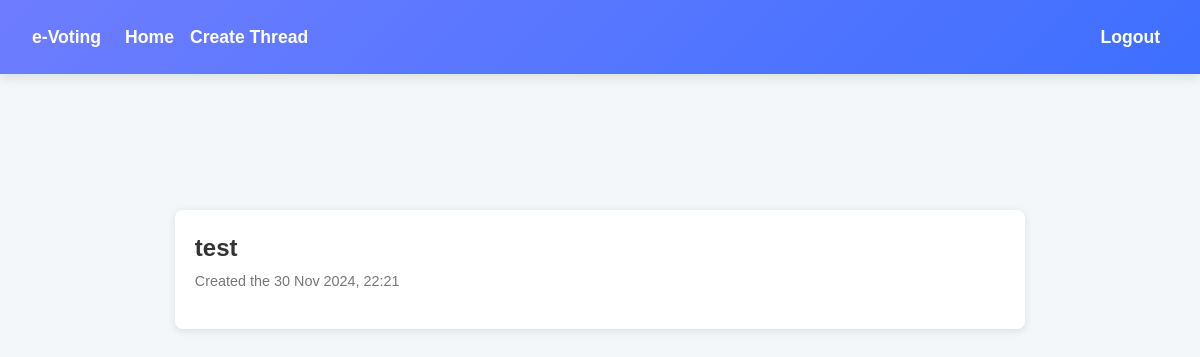
The page / (signed in) on the database as committed earlier.
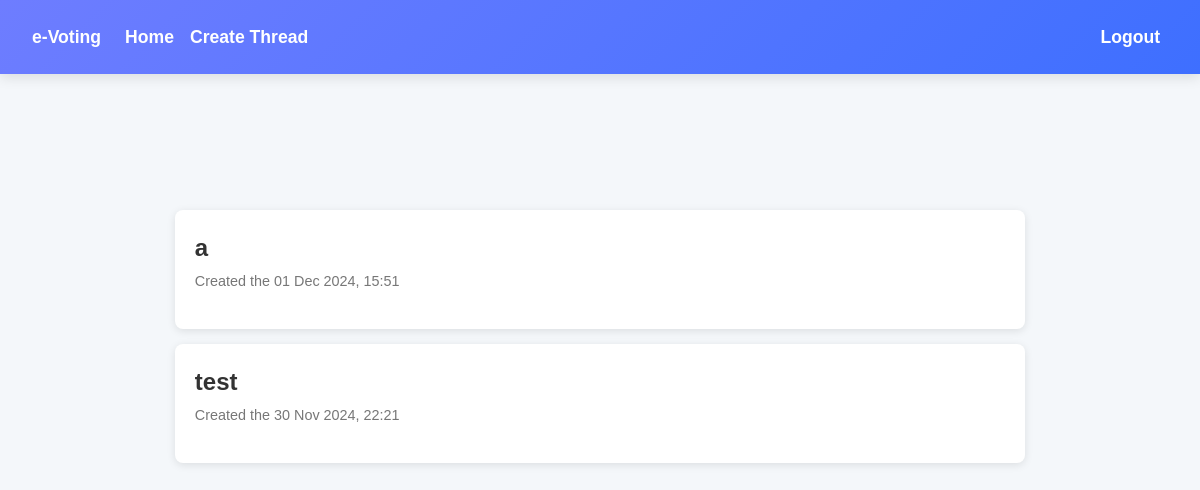
The same page on the database as committed later.
### forum/models.py (models this page shows, shortened)
class Thread(models.Model):
    title = models.CharField(max_length=200)
    body = models.TextField()
    author = models.ForeignKey(User, on_delete=models.CASCADE)
    created_at = models.DateTimeField(auto_now_add=True)
    updated_at = models.DateTimeField(auto_now=True)

### forum/views.py (the view)
# urls.py: path('', views.thread_list, name='thread_list'),
@login_required
def thread_list(request):
    threads = Thread.objects.all().order_by('-created_at')
    return render(request, 'forum/thread_list.html', {'threads': threads})

### templates/forum/thread_list.html (shortened to what this page needs)
{% extends 'base.html' %}
{% block content %}
<!DOCTYPE html>
<html lang="es">
<head>
</head>
<body>
    <div class="container">
        <ul class="thread-list">
            {% for thread in threads %}
                <li class="thread-item">
                    <a href="{% url 'thread_detail' thread.id %}" class="thread-title">{{ thread.title }}</a>
                    <p class="thread-meta">Created the {{ thread.created_at|date:"d M Y, H:i" }}</p>
                </li>
            {% empty %}
                <li class="no-threads">There isn't any threads.</li>
            {% endfor %}
        </ul>
    </div>
</body>
</html>
{% endblock %}

### templates/base.html (shortened to what this page needs)
{% load static %}
<!DOCTYPE html>
<html lang="en">
<head>
    <link href="https://cdn.jsdelivr.net/npm/bootstrap@5.3.0-alpha1/dist/css/bootstrap.min.css" rel="stylesheet">
</head>
<body>
    <nav class="navbar navbar-expand-lg navbar-dark fixed-top">
        <a class="navbar-brand" href="{% url 'thread_list' %}">
           e-Voting
        </a>
        <div class="collapse navbar-collapse" id="navbarNav">
            <ul class="navbar-nav ml-auto">
                <li class="nav-item active">
                    <a class="nav-link" href="{% url 'thread_list' %}">Home</a>
                </li>
                <li class="nav-item">
                    <a class="nav-link" href="{% url 'create_thread' %}">Create Thread</a>
                </li>
                  </ul>
                <ul class="navbar-nav ms-auto">
                {% if user.is_authenticated %}
                    <li class="nav-item">
                        <a class="nav-link" href="{% url 'logout' %}">Logout</a>
                    </li>
                {% endif %}
            </ul>
        </div>
    </nav>
    <div class="container">
        {% block content %}{% endblock %}
    </div>
</body>
</html>

### templates/base.html (style rules this page uses)
body { font-family: 'Poppins', sans-serif; background-color: #f4f7fb; margin: 0; padding: 0; }
.navbar { background: linear-gradient(135deg, #6e7dff, #3e6fff); padding: 1rem 2rem; box-shadow: 0 4px 12px rgba(0, 0, 0, 0.1); }
.navbar-brand, .nav-link { color: #fff !important; font-weight: 600; font-size: 1.1rem; }
.navbar.fixed-top { position: sticky; top: 0; z-index: 1030; }
.container { padding: 3rem 2rem; }

### templates/forum/thread_list.html (style rules this page uses)
body { font-family: 'Arial', sans-serif; background-color: #f4f7fa; margin: 0; padding: 0; }
.container { width: 90%; max-width: 1200px; margin: 20px auto; }
a { color: #007bff; text-decoration: none; font-weight: bold; }
.thread-list { list-style-type: none; padding: 0; }
.thread-item { background-color: white; border-radius: 8px; box-shadow: 0 2px 8px rgba(0, 0, 0, 0.1); margin-bottom: 15px; padding: 20px; transition: transform 0.2s ease-in-out; }
.thread-title { font-size: 1.5em; margin: 0; color: #333; }
.thread-meta { font-size: 0.9em; color: #777; margin-top: 5px; }

Rows that differ between the two databases and show on the page:
added Thread: title "a", created_at "01 Dec 2024, 15:51"
